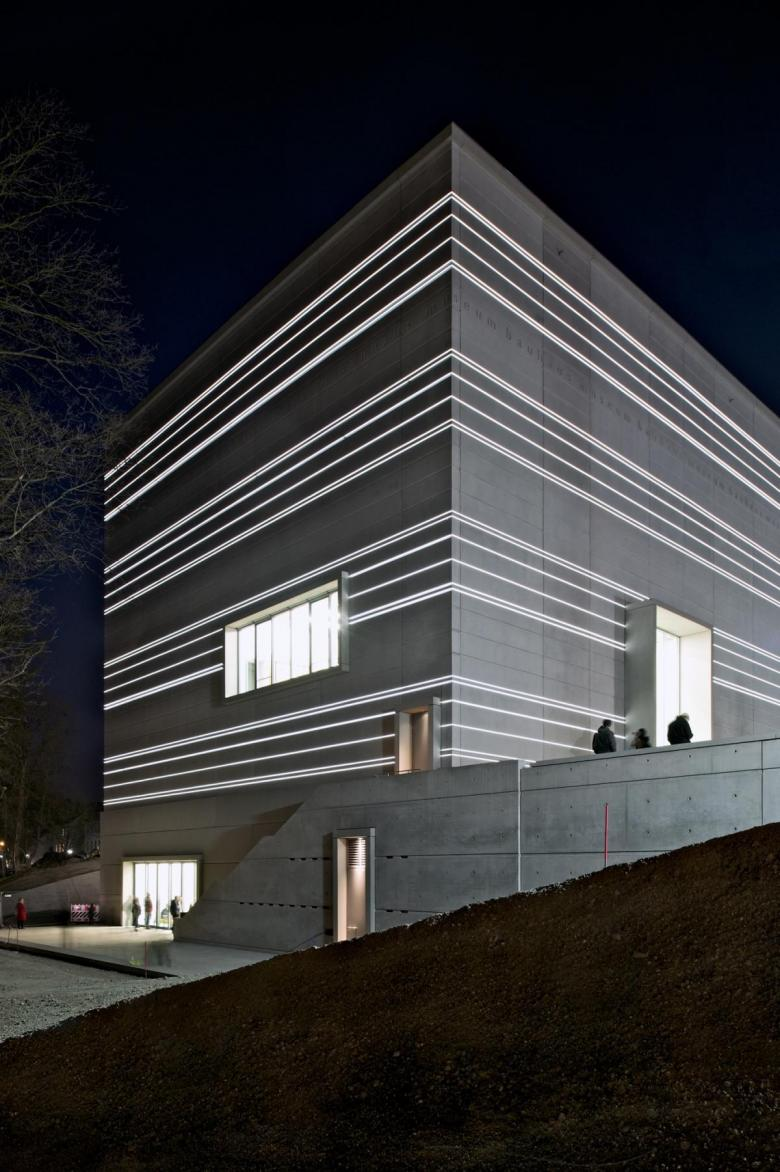
#> input picture Proje1/ornek.jpg, 780 x 1172 px
$ python hafta6.py
#> lines starting #> are read from the running program, lines starting #| are printed output that depends on the picture; after the words box and inside, x2 and y2 are one past the last pixel; in counts of white or black regions, pixels touching at a corner belong together
import cv2
import numpy as np

img = cv2.imread("ornek.jpg", cv2.IMREAD_COLOR)
#> img is the input picture: shape (1172, 780, 3); mean B, G, R 54.6, 53.7, 54.3
if img is None:
    raise FileNotFoundError("Goruntu bulunamadi! Dosya yolunu kontrol edin.")

gray = cv2.cvtColor(img, cv2.COLOR_BGR2GRAY)
edges = cv2.Canny(gray, threshold1=50, threshold2=150)
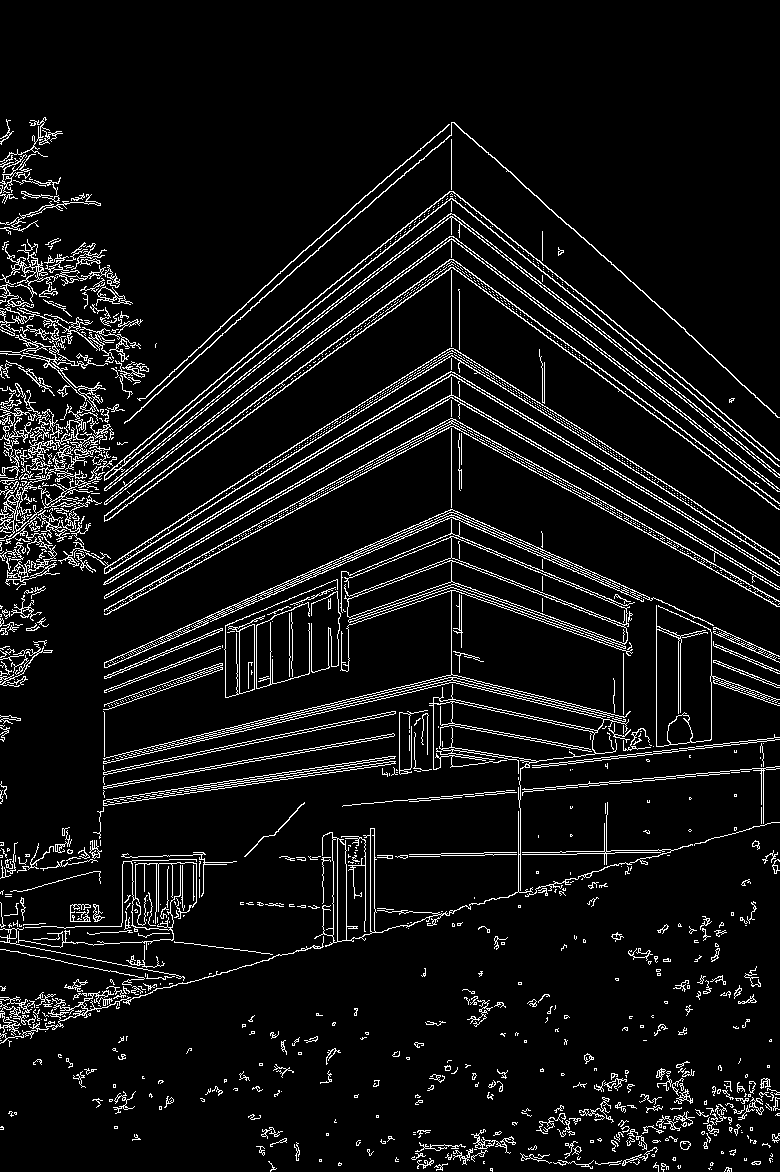
#> edges: shape (1172, 780); 7.3% white in thin lines or dots
median_edges = cv2.medianBlur(edges, ksize=3)
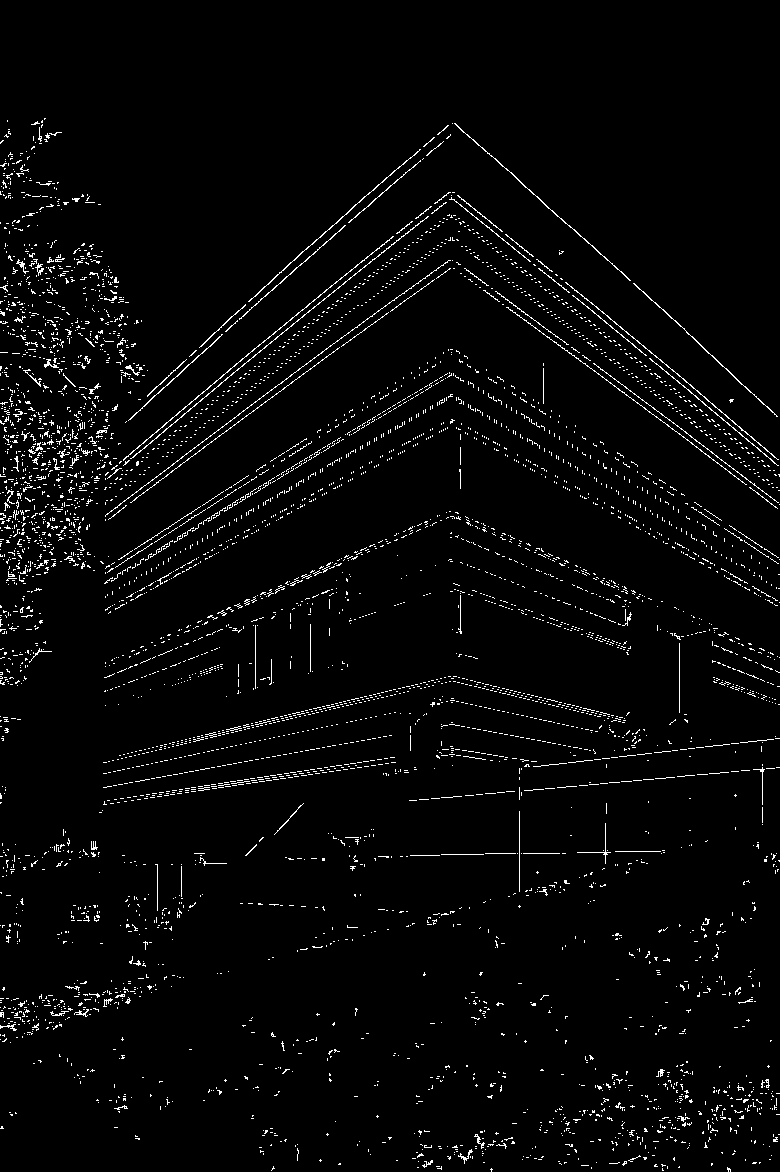
#> median_edges: shape (1172, 780); 2.9% white in thin lines or dots, all inside (x1, y1, x2, y2) = (0, 118, 780, 1172)

img_hough_standard = img.copy()
img_hough_prob = img.copy()

lines_std = cv2.HoughLines(median_edges, rho=1, theta=np.pi / 180, threshold=120)
#> lines_std = 48 rows, first 8: [-213, 2.3], [436, 0.89], [397, 0.838], [390, 0.838], [431, 0.89], [553, 1.03], [474, 0.925], [862, 1.55]

if lines_std is not None:
    for line in lines_std:
        rho, theta = np.asarray(line).reshape(-1)[:2]
        a = np.cos(theta)
        b = np.sin(theta)
        x0 = a * rho
        y0 = b * rho
        pt1 = (int(x0 + 1000 * (-b)), int(y0 + 1000 * a))
        pt2 = (int(x0 - 1000 * (-b)), int(y0 - 1000 * a))
        cv2.line(img_hough_standard, pt1, pt2, (0, 0, 255), 2)
#> this loop made 48 passes
#> (rho, theta, a, b, x0, y0, pt1, pt2) on passes 1 to 10: (-213, 2.3, -0.669, 0.743, 142.5, -158.3, (-600, -827), (885, 510)), (436, 0.89, 0.629, 0.777, 274.4, 338.8, (-502, 968), (1051, -290)), (397, 0.838, 0.669, 0.743, 265.6, 295, (-477, 964), (1008, -374)), (390, 0.838, 0.669, 0.743, 261, 289.8, (-482, 958), (1004, -379)), (431, 0.89, 0.629, 0.777, 271.2, 334.9, (-505, 964), (1048, -294)), (553, 1.03, 0.515, 0.857, 284.8, 474, (-572, 989), (1141, -41)), (474, 0.925, 0.602, 0.799, 285.3, 378.6, (-513, 980), (1083, -223)), (862, 1.55, 0.0175, 1, 15.04, 861.9, (-984, 879), (1014, 844)), (-136, 2.25, -0.629, 0.777, 85.59, -105.7, (-691, -735), (862, 523)), (481, 0.942, 0.588, 0.809, 282.7, 389.1, (-526, 976), (1091, -198))
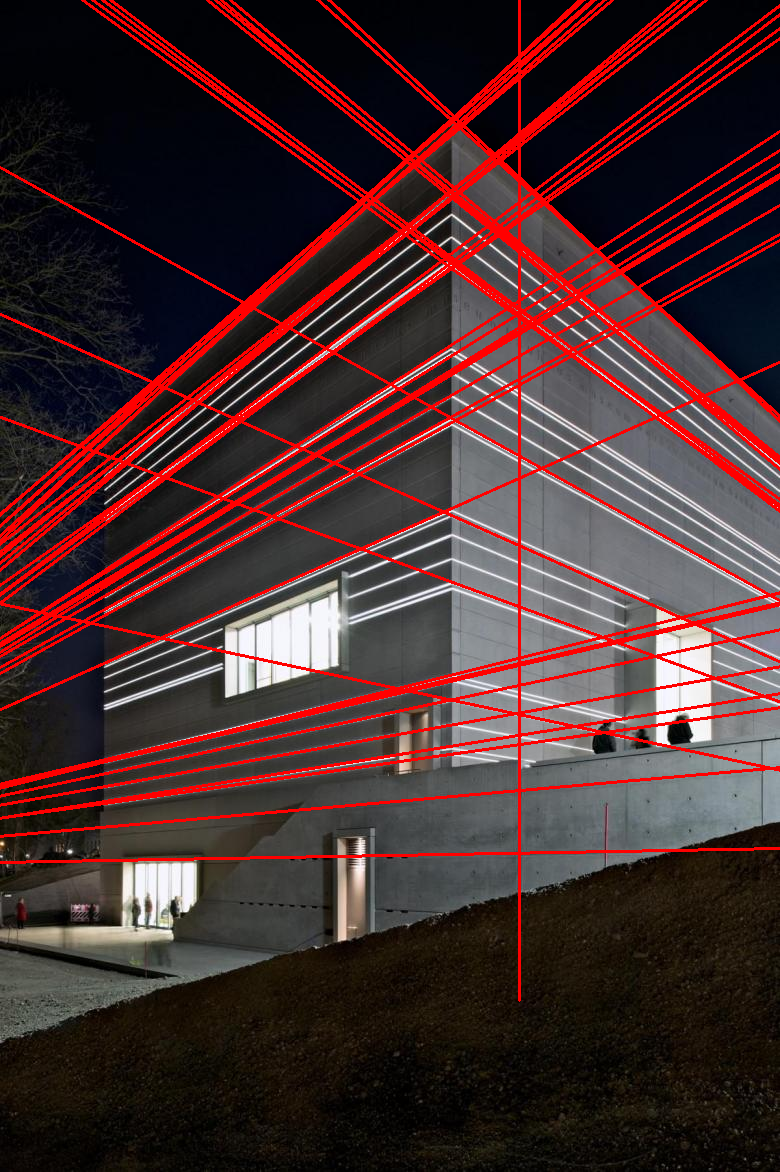
#> img_hough_standard: shape (1172, 780, 3); 10.99% of pixels changed, all inside (x1, y1, x2, y2) = (0, 0, 780, 1002)

lines_prob = cv2.HoughLinesP(
    median_edges,
    rho=1,
    theta=np.pi / 180,
    threshold=80,
    minLineLength=50,
    maxLineGap=10
)
#> lines_prob = 97 rows, first 6: [68, 505, 336, 281], [455, 123, 701, 345], [212, 334, 394, 170], [105, 515, 352, 329], [184, 413, 443, 203], [104, 583, 453, 373]

if lines_prob is not None:
    for line in lines_prob:
        x1, y1, x2, y2 = np.asarray(line).reshape(-1)[:4]
        cv2.line(img_hough_prob, (int(x1), int(y1)), (int(x2), int(y2)), (255, 0, 0), 2)
#> this loop made 97 passes
#> (x1, y1, x2, y2) on passes 1 to 12: (68, 505, 336, 281), (455, 123, 701, 345), (212, 334, 394, 170), (105, 515, 352, 329), (184, 413, 443, 203), (104, 583, 453, 373), (188, 458, 457, 262), (125, 422, 351, 219), (453, 192, 690, 384), (451, 197, 689, 390), (410, 855, 483, 854), (409, 800, 774, 768)
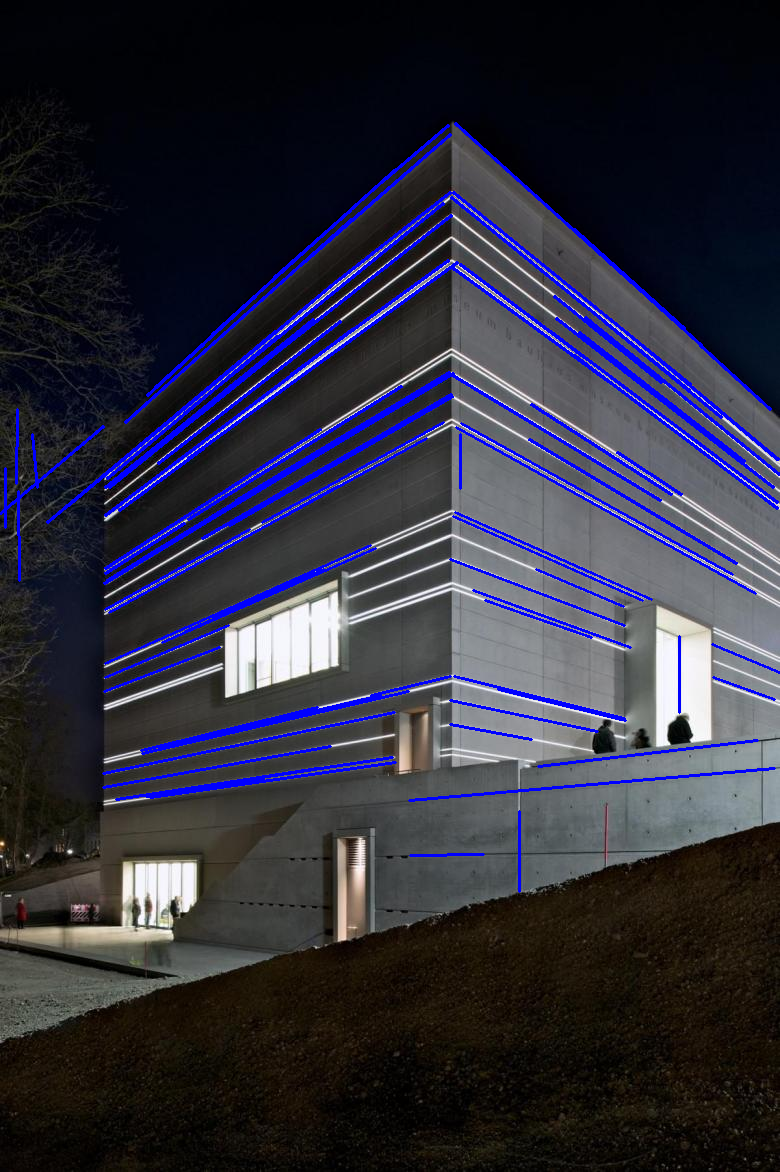
#> img_hough_prob: shape (1172, 780, 3); 5.42% of pixels changed, all inside (x1, y1, x2, y2) = (0, 122, 780, 893)

cv2.imshow("1. Canny Kenarlar", edges)
cv2.imshow("2. Median Filtreli Kenarlar", median_edges)
cv2.imshow("3. cv2.HoughLines (Kirmizi)", img_hough_standard)
cv2.imshow("4. cv2.HoughLinesP (Mavi)", img_hough_prob)

cv2.waitKey(0)
cv2.destroyAllWindows()
